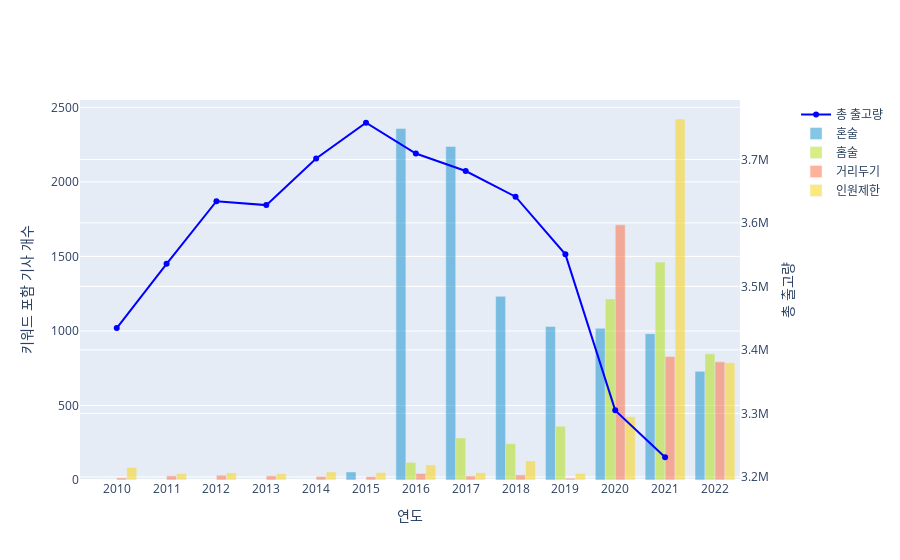

Notebook code cell kept with this figure:
### Code cell
from plotly.subplots import make_subplots
import plotly.graph_objects as go

fig = make_subplots(specs=[[{"secondary_y": True}]])

fig.add_trace(go.Scatter(x=total_alcohol.index, y=total_alcohol['총  출고량'], name='총 출고량', line=dict(color='blue')),
    secondary_y=True)

fig.add_trace(go.Bar(x=keyword.index, y=keyword.혼술, name='혼술', marker=dict(color='#0D8ECF'), opacity=0.5),
    secondary_y=False)

fig.add_trace(go.Bar(x=keyword.index, y=keyword.홈술, name='홈술', marker=dict(color='#B0DE09'), opacity=0.5),
    secondary_y=False)

fig.update_xaxes(title_text='연도', dtick=1)
fig.update_yaxes(title_text='총 출고량', secondary_y=True)
fig.update_yaxes(title_text='키워드 포함 기사 개수', secondary_y=False)

fig.show()

### Figure 1 — Plotly figure (JSON) as saved in the notebook; plotly's stock layout.template omitted (floating-point values rounded to 4 significant figures)
{"data": [{"line": {"color": "blue"}, "name": "총 출고량", "type": "scatter", "x": [2010, 2011, 2012, 2013, 2014, 2015, 2016, 2017, 2018, 2019, 2020, 2021], "xaxis": "x", "y": [3434305, 3535591, 3634218, 3628039, 3701462, 3757786, 3709324, 3681733, 3641308, 3550527, 3304754, 3230916], "yaxis": "y2"}, {"marker": {"color": "#0D8ECF"}, "name": "혼술", "opacity": 0.5, "type": "bar", "x": [2010, 2011, 2012, 2013, 2014, 2015, 2016, 2017, 2018, 2019, 2020, 2021, 2022], "xaxis": "x", "y": [0, 0, 0, 0, 0, 54, 2359, 2238, 1232, 1030, 1018, 982, 729], "yaxis": "y"}, {"marker": {"color": "#B0DE09"}, "name": "홈술", "opacity": 0.5, "type": "bar", "x": [2010, 2011, 2012, 2013, 2014, 2015, 2016, 2017, 2018, 2019, 2020, 2021, 2022], "xaxis": "x", "y": [0, 0, 0, 0, 0, 0, 118, 282, 244, 361, 1215, 1462, 847], "yaxis": "y"}, {"marker": {"color": "#FF6738"}, "name": "거리두기", "opacity": 0.5, "type": "bar", "x": [2010, 2011, 2012, 2013, 2014, 2015, 2016, 2017, 2018, 2019, 2020, 2021, 2022], "xaxis": "x", "y": [14, 28, 32, 28, 24, 23, 44, 27, 34, 12, 1712, 828, 793], "yaxis": "y"}, {"marker": {"color": "#FCD202"}, "name": "인원제한", "opacity": 0.5, "type": "bar", "x": [2010, 2011, 2012, 2013, 2014, 2015, 2016, 2017, 2018, 2019, 2020, 2021, 2022], "xaxis": "x", "y": [84, 43, 48, 42, 54, 50, 101, 49, 128, 44, 426, 2422, 787], "yaxis": "y"}], "layout": {"xaxis": {"anchor": "y", "domain": [0, 0.94], "dtick": 1, "title": {"text": "연도"}}, "yaxis": {"anchor": "x", "domain": [0, 1], "title": {"text": "키워드 포함 기사 개수"}}, "yaxis2": {"anchor": "x", "overlaying": "y", "side": "right", "title": {"text": "총 출고량"}}}}
